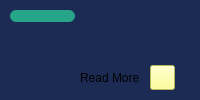
                                     <widget class="QFrame" name="frame_96">
                                      <property name="styleSheet">
                                       <string notr="true">background-color: #1b2b54;</string>
                                      </property>
                                      <property name="frameShape">
                                       <enum>QFrame::NoFrame</enum>
                                      </property>
                                      <property name="frameShadow">
                                       <enum>QFrame::Raised</enum>
                                      </property>
                                      <layout class="QVBoxLayout" name="verticalLayout_53">
                                       <property name="spacing">
                                        <number>10</number>
                                       </property>
                                       <property name="leftMargin">
                                        <number>10</number>
                                       </property>
                                       <property name="topMargin">
                                        <number>10</number>
                                       </property>
                                       <property name="rightMargin">
                                        <number>10</number>
                                       </property>
                                       <property name="bottomMargin">
                                        <number>10</number>
                                       </property>
                                       <item alignment="Qt::AlignLeft">
                                        <widget class="QFrame" name="done1_line_4">
                                         <property name="minimumSize">
                                          <size>
                                           <width>65</width>
                                           <height>12</height>
                                          </size>
                                         </property>
                                         <property name="maximumSize">
                                          <size>
                                           <width>16777215</width>
                                           <height>12</height>
                                          </size>
                                         </property>
                                         <property name="styleSheet">
                                          <string notr="true">border-radius: 6px;
background-color: #26a588;</string>
                                         </property>
                                         <property name="frameShape">
                                          <enum>QFrame::NoFrame</enum>
                                         </property>
                                         <property name="frameShadow">
                                          <enum>QFrame::Raised</enum>
                                         </property>
                                        </widget>
                                       </item>
                                       <item>
                                        <widget class="QFrame" name="frame_16">
                                         <property name="frameShape">
                                          <enum>QFrame::NoFrame</enum>
                                         </property>
                                         <property name="frameShadow">
                                          <enum>QFrame::Raised</enum>
                                         </property>
                                         <layout class="QHBoxLayout" name="horizontalLayout_56">
                                          <property name="spacing">
                                           <number>0</number>
                                          </property>
                                          <property name="leftMargin">
                                           <number>0</number>
                                          </property>
                                          <property name="topMargin">
                                           <number>0</number>
                                          </property>
                                          <property name="rightMargin">
                                           <number>0</number>
                                          </property>
                                          <property name="bottomMargin">
                                           <number>0</number>
                                          </property>
                                          <item>
                                           <widget class="QLabel" name="news2_title">
                                            <property name="font">
                                             <font>
                                              <pointsize>9</pointsize>
                                              <weight>75</weight>
                                              <bold>true</bold>
                                             </font>
                                            </property>
                                            <property name="styleSheet">
                                             <string notr="true"/>
                                            </property>
                                            <property name="text">
                                             <string/>
                                            </property>
                                            <property name="wordWrap">
                                             <bool>true</bool>
                                            </property>
                                           </widget>
                                          </item>
                                         </layout>
                                        </widget>
                                       </item>
                                       <item>
                                        <widget class="QFrame" name="frame_97">
                                         <property name="minimumSize">
                                          <size>
                                           <width>0</width>
                                           <height>25</height>
                                          </size>
                                         </property>
                                         <property name="maximumSize">
                                          <size>
                                           <width>16777215</width>
                                           <height>16777215</height>
                                          </size>
                                         </property>
                                         <property name="styleSheet">
                                          <string notr="true"/>
                                         </property>
                                         <property name="frameShape">
                                          <enum>QFrame::NoFrame</enum>
                                         </property>
                                         <property name="frameShadow">
                                          <enum>QFrame::Raised</enum>
                                         </property>
                                         <layout class="QHBoxLayout" name="horizontalLayout_57">
                                          <property name="spacing">
                                           <number>10</number>
                                          </property>
                                          <property name="leftMargin">
                                           <number>0</number>
                                          </property>
                                          <property name="topMargin">
                                           <number>0</number>
                                          </property>
                                          <property name="rightMargin">
                                           <number>15</number>
                                          </property>
                                          <property name="bottomMargin">
                                           <number>0</number>
                                          </property>
                                          <item alignment="Qt::AlignLeft">
                                           <widget class="QLabel" name="news2_date">
                                            <property name="text">
                                             <string/>
                                            </property>
                                           </widget>
                                          </item>
                                          <item alignment="Qt::AlignRight">
                                           <widget class="QFrame" name="frame_17">
                                            <property name="frameShape">
                                             <enum>QFrame::NoFrame</enum>
                                            </property>
                                            <property name="frameShadow">
                                             <enum>QFrame::Raised</enum>
                                            </property>
                                            <layout class="QHBoxLayout" name="horizontalLayout_58">
                                             <property name="spacing">
                                              <number>10</number>
                                             </property>
                                             <property name="topMargin">
                                              <number>0</number>
                                             </property>
                                             <property name="rightMargin">
                                              <number>0</number>
                                             </property>
                                             <property name="bottomMargin">
                                              <number>0</number>
                                             </property>
                                             <item>
                                              <widget class="QLabel" name="label_33">
                                               <property name="text">
                                                <string>Read More</string>
                                               </property>
                                              </widget>
                                             </item>
                                             <item>
                                              <widget class="QPushButton" name="pushButton_13">
                                               <property name="minimumSize">
                                                <size>
                                                 <width>25</width>
                                                 <height>25</height>
                                                </size>
                                               </property>
                                               <property name="maximumSize">
                                                <size>
                                                 <width>25</width>
                                                 <height>25</height>
                                                </size>
                                               </property>
                                               <property name="styleSheet">
                                                <string notr="true">background-color: rgb(255, 255, 127);</string>
                                               </property>
                                               <property name="text">
                                                <string/>
                                               </property>
                                              </widget>
                                             </item>
                                            </layout>
                                           </widget>
                                          </item>
                                         </layout>
                                        </widget>
                                       </item>
                                      </layout>
                                     </widget>
